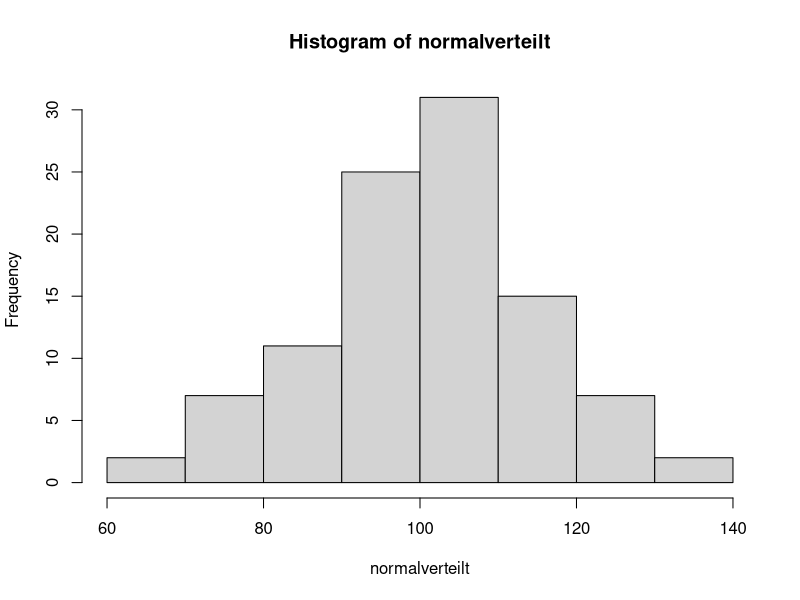
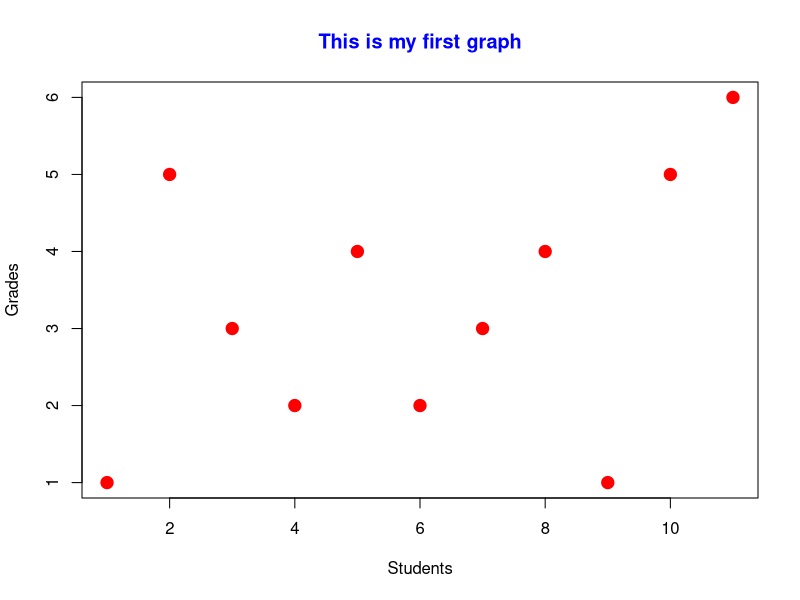

The R source for these figures, in order:
## ---- chunk 1
tehilla = 54
tehilla

age_obj = 35
age_obj_2 = 1
Ich_werde_nächstes_Jahr_X_sein =  age_obj + age_obj_2
Ich_werde_nächstes_Jahr_X_sein

## ---- chunk 2
# Adding two numeric vectors element-wise
vector1 <- c(1, 2, 3, 4, 5)
vector2 <- c(6, 7, 8, 9, 10)
result_vector <- vector1 + vector2
print(result_vector)
## ---- chunk 3
numerischer_vektor = c(1, 2, 3, 4, 5)
character_vektor = c("Apfel", "Banane", "Kirsche")
## ---- chunk 4
x = 5    # numerisch, speziell eine Ganzzahl
y = 5.5  # numerisch, speziell eine Dezimalzahl
z = x*y  # numeric, specifically a double. a multiplication of x and y
typeof(z)
## ---- chunk 5
name = "John Doe"
name

name_empty = "insert your name"
name_empty
## ---- chunk 6
flag = TRUE
flag

is_dog_a_cat =  FALSE
is_dog_a_cat

3>4
3==4
3<4
## ---- chunk 7
geschlecht = factor(c("Männlich", "Weiblich", "Weiblich", "Männlich"))

geschlecht
## ---- chunk 8
# Erstellen Sie zwei numerische Vektoren
vektor1 <- c(1, 2, 3)
vektor2 <- c(4, 5, 6)

# Kombinieren Sie die Vektoren, um eine Matrix zu erstellen
matrix1 <- cbind(vektor1, vektor2)
print(matrix1)
## ---- chunk 9
meine_liste = list(name = "Alice", alter = 25, punkte = c(85, 90, 92))
meine_liste
## ---- chunk 10
# Einen numerischen Vektor erstellen
zahlen = c(5, 10, 15, 20, 25)

# Die Funktion c() wird sehr oft verwendet. Sie fügt Elemente zu einem Vektor zusammen.
zahlen
## ---- chunk 11
# Den Mittelwert berechnen
durchschnitt = mean(zahlen)

# Das Ergebnis ausgeben
print(durchschnitt)
## ---- chunk 12
seq(from = 1, to = 10, by = 1)
seq(from = 1, to = 10, length.out = 5)
## ---- chunk 13
rnorm(n = 10, mean = 0, sd = 1) 
## ---- chunk 14
normalverteilt = rnorm(n = 100, mean = 100, sd = 15)
hist(normalverteilt) 
## ---- chunk 15
# Addition
ergebnis_addition <- 5 + 3
print(ergebnis_addition)

# Subtraktion
ergebnis_subtraktion <- 10 - 4
print(ergebnis_subtraktion)

# Multiplikation
ergebnis_multiplikation <- 6 * 7
print(ergebnis_multiplikation)

# Division
ergebnis_division <- 15 / 3
print(ergebnis_division)

# Potenzierung
ergebnis_potenzierung <- 2^3
print(ergebnis_potenzierung)
## ---- chunk 16
# Werte Variablen zu
x <- 5
y <- 3

# Berechnungen mit Variablen durchführen
ergebnis_summe <- x + y
ergebnis_differenz <- x - y

# Ergebnisse ausgeben
print(ergebnis_summe)
print(ergebnis_differenz)
## ---- chunk 17
# Vektoren erstellen
vektor1 <- c(1, 2, 3, 4, 5)
vektor2 <- c(6, 7, 8, 9, 10)

# Vektoren elementweise addieren
vektor_summe <- vektor1 + vektor2
print(vektor_summe)

# Vektoren elementweise multiplizieren
vektor_produkt <- vektor1 * vektor2
print(vektor_produkt)

## ---- chunk 18
# Eine Sequenz von Zahlen generieren
sequenz <- 1:10
print(sequenz)

# Eine Sequenz mit festgelegtem Schritt erstellen
sequenz_schritt <- seq(1, 10, by = 2)
print(sequenz_schritt)
## ---- chunk 19
# Die Quadratwurzel berechnen
sqrt_ergebnis <- sqrt(25)
print(sqrt_ergebnis)

# Den absoluten Wert berechnen
absolutwert <- abs(-10)
print(absolutwert)

# Das Maximum und Minimum finden
maximalwert <- max(3, 7, 1, 8, 5)
minimalwert <- min(3, 7, 1, 8, 5)
print(maximalwert)
print(minimalwert)

## ---- chunk 20
noten = c(1, 5, 3, 2, 4, 2, 3, 4, 1, 5, 6)
Durchschnitt_noten = mean(noten)
Durchschnitt_noten
## ---- chunk 21
namen = c("jake", "john", "clara", "manos", "tehilla",
           "laura", "jenny", "carlos", "maria", "kate")
## ---- chunk 22
anwesenheit = c(TRUE, TRUE, TRUE, TRUE, FALSE,
                 TRUE, TRUE, TRUE, TRUE, FALSE)
## ---- chunk 23
      plot(noten, col='red',type='p', pch=19,lwd=2,cex=1.5,
      main="This is my first graph",
      col.main='blue',xlab="Students",ylab="Grades")
